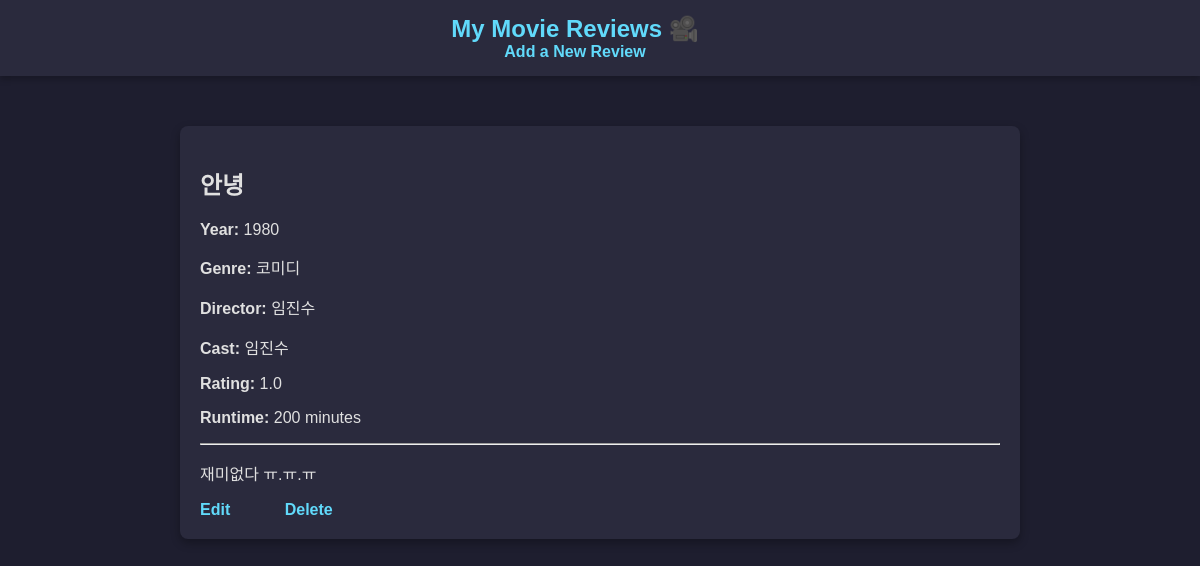
Page /review/7/ on the committed database.
### reviews/models.py (models this page shows, shortened)
class Review(models.Model):
    title = models.CharField(max_length=100)
    year = models.IntegerField()
    genre = models.CharField(max_length=50)
    director = models.CharField(max_length=100)
    cast = models.TextField()
    rating = models.FloatField()
    runtime = models.IntegerField()
    review = models.TextField()

### reviews/views.py (the view)
# urls.py: path('review/<int:review_id>/', views.detail, name='detail'),  # 디테일 페이지
def detail(request, review_id):
    review = get_object_or_404(Review, id=review_id)
    context = {
        'title': review.title,
        'year': review.year,
        'genre': review.genre,
        'director': review.director,
        'cast': review.cast,
        'rating': review.rating,
        'runtime': review.runtime,
        'review': review,
        'review_id': review.id,
    }
    return render(request, 'reviews/reviews_detail.html', context)

### templates/reviews/reviews_detail.html
{% extends 'base.html' %}
{% block content %}
<h2>{{ review.title }}</h2>
<p><strong>Year:</strong> {{ review.year }}</p>
<p><strong>Genre:</strong> {{ review.genre }}</p>
<p><strong>Director:</strong> {{ review.director }}</p>
<p><strong>Cast:</strong> {{ review.cast }}</p>
<p><strong>Rating:</strong> {{ review.rating }}</p>
<p><strong>Runtime:</strong> {{ review.runtime }} minutes</p>
<hr>
<p>{{ review.review }}</p>
<a href="{% url 'update' review_id=review.id %}">Edit</a>
<a href="{% url 'delete' review_id=review.id %}" onclick="return confirm('진짜 지울거야??...');">Delete</a>
{% endblock %}

### static/css/style.css (style rules this page uses)
body { font-family: Arial, sans-serif; background-color: #1e1e2f; color: #e0e0e0; margin: 0; padding: 0; }
a { text-decoration: none; color: #61dafb; font-weight: bold; margin-right: 50px; }

### rows in the picture
Review: title "안녕", year "1980", genre "코미디", director "임진수", cast "임진수", rating "1.0", runtime "200", review "재미없다 ㅠ.ㅠ.ㅠ"
